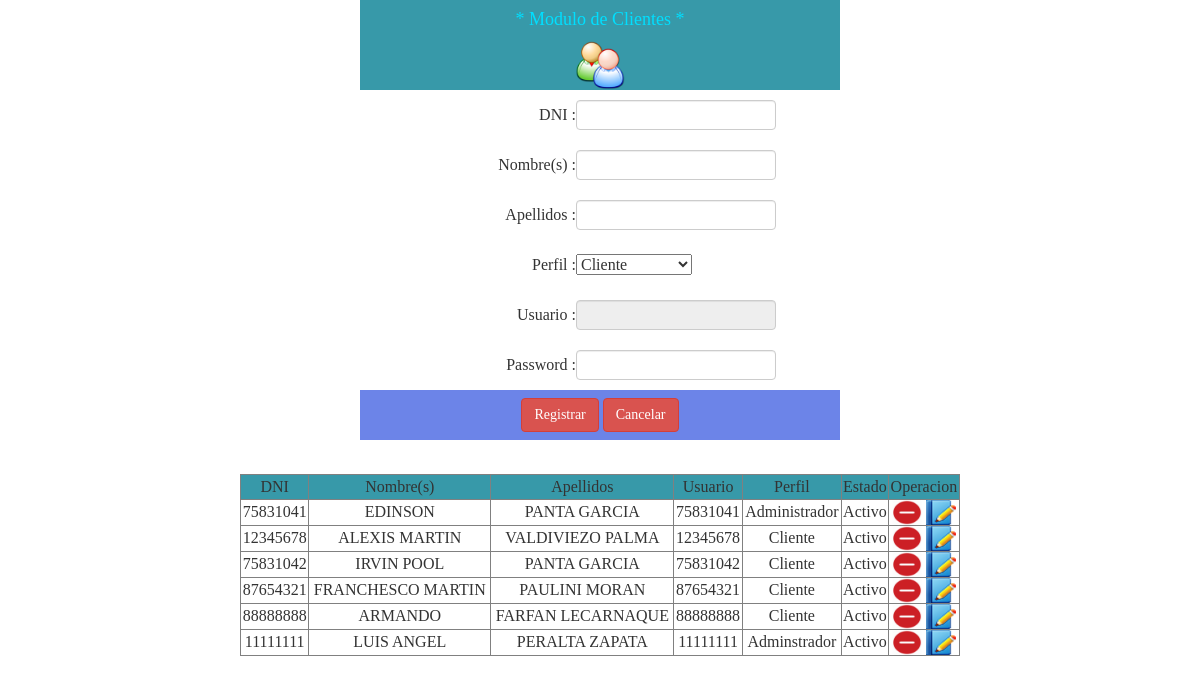
The app's page /modelos/gestionar_cliente.php?id=1&accion=darBaja with its own data.
### tables this page shows
CREATE TABLE `usuarios` (
  `cod_user` int(11) NOT NULL,
  `dni_user` char(8) NOT NULL,
  `password_user` varchar(200) NOT NULL,
  `perfil` varchar(50) NOT NULL,
  `cod_cliente` int(11) NOT NULL,
  `estado_user` tinyint(1) NOT NULL
);

CREATE TABLE `clientes` (
  `cod_cliente` int(11) NOT NULL,
  `dni_cliente` char(8) NOT NULL,
  `nombre_cliente` varchar(100) NOT NULL,
  `apellidos_cliente` varchar(100) NOT NULL,
  `estado_cliente` tinyint(1) NOT NULL
);

### vistas/form_clientes.php (the view, shortened to what this page needs)
<!DOCTYPE html>
<html>
    <head>
        <link rel="stylesheet" href="../css/bootstrap.min.css">
        <link rel="stylesheet" href="../css/personalizar/personalizar.css">
    </head>
    <body>
        <div>
            <form id="form-suscribirse" name="form-suscribirse" method="post" action="../modelos/gestionar_cliente.php">
                <table border="0" align="center" width="40%" bgcolor='#85F5DB'>
                    <tr>
                        <td align="center" colspan="2" height="50px" bgcolor="#3799A9">
                            <h4> * Modulo de Clientes * </h4>
                            <image src="../imagenes/cliente.png" width="50px" height="50px"/>
                        </td>
                    </tr>
                    <tr>
                        <td align="right" width='30%' height='50px' >
                            DNI :
                        </td>
                        <td width='55%'>
                            <input type="text" id="caja-dniC" name="caja-dniC"  maxlength="8" autocomplete="off" class="form-control"  style="width: 200px; height: 30px;" onKeyPress="return SoloNumeros(event);" onkeyup="obtenerValorDNI(event);" required="">
                        </td>
                    </tr>
                    <tr>
                        <td align="right" width='45%' height='50px' >
                            Nombre(s) :
                        </td>
                        <td width='55%'>
                            <input type="text" id="caja-nombreC" name="caja-nombreC" autocomplete="off" class="form-control" style="width: 200px; height: 30px;" onkeypress="return soloLetras(event);" required>
                        </td>
                    </tr>
                    <tr>
                        <td align="right" width='45%' height='50px' >
                            Apellidos :
                        </td>
                        <td>
                            <input type="text" id="caja-apellidosC" name="caja-apellidosC" autocomplete="off" class="form-control" style="width: 200px; height: 30px;" onkeypress="return soloLetras(event);" required>
                        </td>
                    </tr>
                    <tr>
                        <td align="right" width='45%' height='50px' >
                            Perfil :
                        </td>
                        <td>
                            <select id="perfil" name="perfil">
                                <option value="Cliente">Cliente</option>
                            </select>
                        </td>
                    </tr>
                    <tr>
                        <td align="right" width='45%' height='50px' >
                            Usuario :
                        </td>
                        <td>
                            <input type="text" id="caja-usuario" name="caja-usuario" autocomplete="off" class="form-control" style="width: 200px; height: 30px;" disabled>
                        </td>
                    </tr>
                    <tr>
                        <td  align="right" width='45%' height='50px' >
                            Password :
                        </td>
                        <td>
                            <input type="password" id="caja-password" name="caja-password" autocomplete="off" class="form-control" style="width: 200px; height: 30px;" required>
                        </td>
                    </tr>
                    <tr bgcolor="#6C84E8">
                        <td width='45%' height='50px' align="center" colspan="2">
                            <input type="submit" name="registrar" id="registrar" class="btn btn-danger" value="Registrar">
                            <input type="button" name="cancelar" class="btn btn-danger" value="Cancelar" onclick="location.href = '../vistas/form_menu.php' ">
                        </td>
                    </tr>
                </table>
            </form>
        </div>
        <div>
            <br>
        </div>
        <div>
            <table border="1" align="center" width="60%" bgcolor='#85F5DB'>
                <tr align="center" height="25px" bgcolor="#3799A9">
                    <td>
                        DNI
                    </td>
                    <td>
                        Nombre(s)
                    </td>
                    <td>
                        Apellidos
                    </td>
                    <td>
                        Usuario
                    </td>
                    <td>
                        Perfil
                    </td>
                    <td>
                        Estado
                    </td>
                    <td>
                        Operacion
                    </td>
                </tr>
                <?php
                    $conexion = conectarBD();
                    $sqlListarClientes = "SELECT c.cod_cliente, c.dni_cliente, c.nombre_cliente, c.apellidos_cliente, u.dni_user, u.perfil, c.estado_cliente  "
                            . "FROM clientes c, usuarios u "
                            . "WHERE c.cod_cliente=u.cod_cliente";
                    $resultado = $conexion->query($sqlListarClientes);
                ?>
                <?php
                    while ($col = $resultado->fetch_object()) {
                ?>
                    <tr align="center" height="25px">
                        <td>
                            <?php echo $col->dni_cliente ?>
                        </td>
                        <td>
                            <?php echo $col->nombre_cliente ?>
                        </td>
                        <td>
                            <?php echo $col->apellidos_cliente ?>
                        </td>
                        <td>
                            <?php echo $col->dni_user ?>
                        </td>
                        <td>
                            <?php echo $col->perfil ?>
                        </td>
                        <td>
                            <?php
                                $estado = $col->estado_cliente;
                                if ($estado==1) {
                                    echo 'Activo';
                                }else{
                                    echo 'Inactivo';
                                }
                            ?>
                        </td>
                        <td>
                            <a href="../modelos/gestionar_cliente.php?id=<?php echo $col->cod_cliente ?>&accion=darBaja">
                                <image src="../imagenes/iconos/darbaja.png" width="30px" height="25px"/>
                            </a>
                            <a href="../vistas/form_modificarcliente.php?id=<?php echo $col->cod_cliente ?>">
                                <image src="../imagenes/iconos/modificar.png" width="30px" height="25px"/>
                            </a>
                        </td>
                    </tr>
                <?php
                 }
                ?>
            </table>
        </div>
    </body>
</html>

### modelos/gestionar_cliente.php (shortened to what this page needs)
<?php
function darBajaCliente() {
    $conexion = conectarBD();
    $codigoCliente = $_GET['id'];
    $sql = "UPDATE clientes c, usuarios u SET c.estado_cliente=0, u.estado_user=0 WHERE c.cod_cliente=u.cod_cliente AND c.cod_cliente='$codigoCliente'";
    $respuesta = $conexion->query($sql);
    if (!$respuesta) {
        echo "error: " . $conexion->error;
    } else {
        require_once('../vistas/form_clientes.php');
    }
}
if (isset($_GET['accion']) == "darBaja") {
    darBajaCliente();
}  else if (isset($_POST['accion']) == "registrar") {
    verificarSubmit();
}
?>

### css/personalizar/personalizar.css (style rules this page uses)
body { font-family:"Times New Roman"; background-repeat: no-repeat; }
h3,h1,h4 { color:#00dfff; text-align: center; font-family:"Times New Roman"; }

### records on screen
usuarios: cod_cliente.dni_cliente "75831041", cod_cliente.nombre_cliente "EDINSON", cod_cliente.apellidos_cliente "PANTA GARCIA", dni_user "75831041", perfil "Administrador"
usuarios: cod_cliente.dni_cliente "12345678", cod_cliente.nombre_cliente "ALEXIS MARTIN", cod_cliente.apellidos_cliente "VALDIVIEZO PALMA", dni_user "12345678", perfil "Cliente"
usuarios: cod_cliente.dni_cliente "75831042", cod_cliente.nombre_cliente "IRVIN POOL", cod_cliente.apellidos_cliente "PANTA GARCIA", dni_user "75831042", perfil "Cliente"
usuarios: cod_cliente.dni_cliente "87654321", cod_cliente.nombre_cliente "FRANCHESCO MARTIN", cod_cliente.apellidos_cliente "PAULINI MORAN", dni_user "87654321", perfil "Cliente"
usuarios: cod_cliente.dni_cliente "88888888", cod_cliente.nombre_cliente "ARMANDO", cod_cliente.apellidos_cliente "FARFAN LECARNAQUE", dni_user "88888888", perfil "Cliente"
usuarios: cod_cliente.dni_cliente "11111111", cod_cliente.nombre_cliente "LUIS ANGEL", cod_cliente.apellidos_cliente "PERALTA ZAPATA", dni_user "11111111", perfil "Adminstrador"
